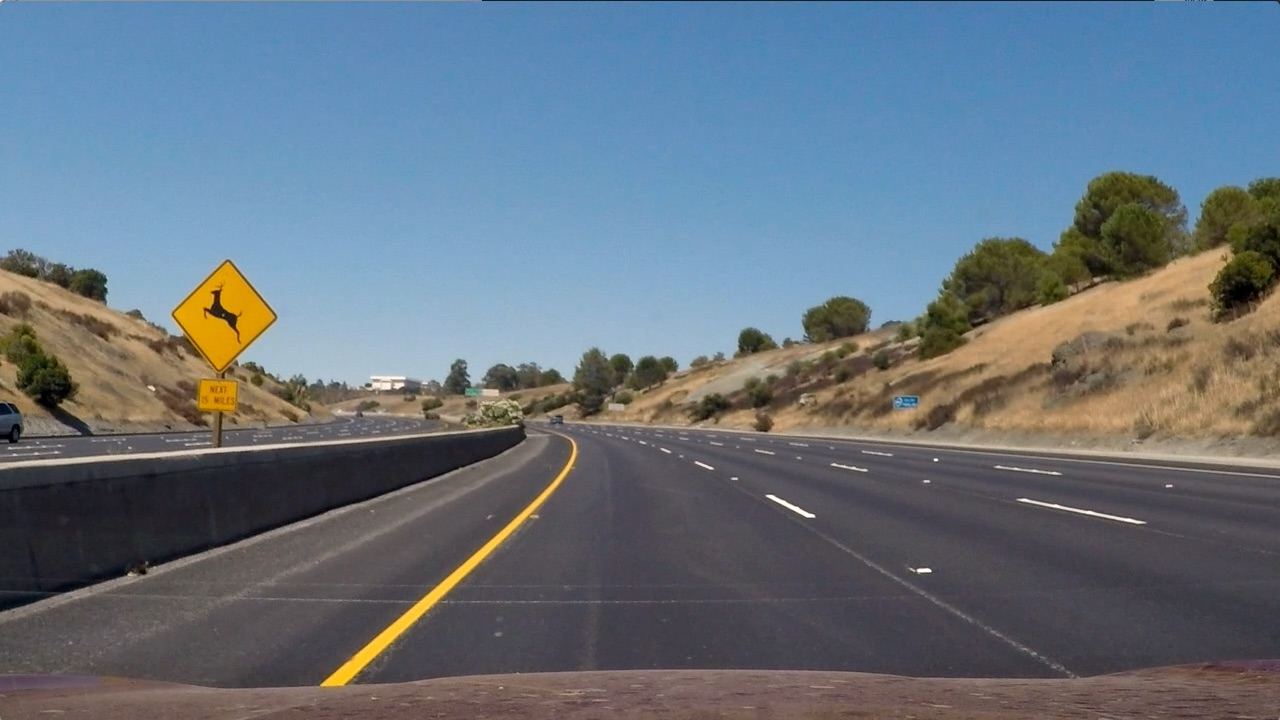
#> input picture test_images/test2.jpg, 1280 x 720 px
$ python run_4_lane.py   (Python 2 division)   (older library calls are emulated)
#> lines starting #> are read from the running program, lines starting #| are printed output that depends on the picture
### methods.py
import numpy as np
import cv2
import glob
import matplotlib.pyplot as plt
import matplotlib.image as mpimg
import pickle
from moviepy.editor import VideoFileClip
from tqdm import tqdm

def load_calibration():
    calib = pickle.load(open("calibration.pkl", "rb"))
    print("Calibration Loaded")
    return calib[0], calib[1]

#load calibration
mtx, dist = load_calibration()
#> (reads calibration.pkl from the repository)

img_size = (1280, 720)

def load_transforms():
    #load perspective vars
    src = np.float32([[  585.0-10,  460.0],
               [ 0.0,  720.0],
               [ 1280.0,  720.0],
               [ 695.0+10,  460.0]])

    dst = np.float32([[320, 0],
                      [320, 720],
                      [960, 720],
                        [960, 0]])

    M = cv2.getPerspectiveTransform(src, dst)
    Minv = cv2.getPerspectiveTransform(dst, src)
    return M, Minv

M, Minv = load_transforms()

def undistort(img):
    undist = cv2.undistort(img, mtx, dist)
    return undist

def fast_unwarp_lane(img):
    global dist, mtx, img_size
    undist = cv2.undistort(img, mtx, dist)
    out = cv2.warpPerspective(undist, M, img_size, flags=cv2.INTER_LINEAR)
    return out

# [23 lines left out: functions fast_warp_lane, process_video, plot_images, not called in this run]

def plot_images_save(fname, images):
    """ Helper routine which plots all images passed as array in a single row """
    print(len(images))
    m = len(images)
    n = len(images[0])

    fig, axes = plt.subplots(m, n, figsize=(10*n, 10*m))
    if m == 1:
        axes = [axes]
    fig.tight_layout()
    for ix in range(m):
        for iy in range(n):
            axes[ix][iy].imshow(images[ix][iy], cmap='gray')
            axes[ix][iy].axis('off')
    fig.savefig(fname)

def abs_sobel_thresh(img_gray, orient='x', ksize=3,  thresh=(20,100)):
    sobel = None
    if orient=='x':
        sobel = cv2.Sobel(img_gray, cv2.CV_64F, 1, 0, ksize=ksize)
    else:
        sobel = cv2.Sobel(img_gray, cv2.CV_64F, 0, 1, ksize=ksize)
    abs_sobel = np.absolute(sobel)
    scaled = np.uint8(255*abs_sobel/np.max(abs_sobel))

    binary_output = np.zeros_like(scaled)
    binary_output[(scaled >= thresh[0]) & (scaled <= thresh[1])] = 1

    return binary_output

def mag_thresh(gray, ksize=9, thresh=(20,80)):
    sobelx = cv2.Sobel(gray, cv2.CV_64F, 1, 0, ksize=ksize)
    sobely = cv2.Sobel(gray, cv2.CV_64F, 0, 1, ksize=ksize)
    abssolxy = np.sqrt(sobelx ** 2 + sobely ** 2)
    scaledxy = (abssolxy*255/np.max(abssolxy)).astype(np.uint8)
    binary_output = np.zeros_like(scaledxy)
    binary_output[(scaledxy >= thresh[0]) & (scaledxy <= thresh[1])] = 1
    return binary_output

def dir_thresh(gray, ksize=15, thresh=(0.0, np.pi/2)):
    sobelx = cv2.Sobel(gray, cv2.CV_64F, 1, 0, ksize=ksize)
    abssobelx = np.absolute(sobelx)
    sobely = cv2.Sobel(gray, cv2.CV_64F, 0, 1, ksize=ksize)
    abssobely = np.absolute(sobely)

    abssobelxy = np.arctan2(abssobely,abssobelx)

    binary_output = np.zeros(abssobelxy.shape, dtype=np.uint8)
    binary_output[(abssobelxy >= thresh[0]) & (abssobelxy <= thresh[1])] = 1
    return binary_output

def hsv_select(image_hsv):
    i_h = image_hsv[:,:,0]
    i_s = image_hsv[:,:,1]
    i_v = image_hsv[:,:,2]

    i_h = cv2.equalizeHist(i_h)
    i_s = cv2.equalizeHist(i_s)
    i_v = cv2.equalizeHist(i_v)

    res = np.zeros_like(i_h).astype(np.uint8)
    res[(i_s > 200)  & (i_v > 150) ]  = 1 #yellow only
    res[(i_s<80) & (i_v > 240)]  = 1 #white only

    return res

def hsv_debug(img):
    img_hsv = cv2.cvtColor(img, cv2.COLOR_RGB2HSV)
    i_h = img_hsv[:,:,0]
    i_s = img_hsv[:,:,1]
    i_v = img_hsv[:,:,2]

    i_h_e = cv2.equalizeHist(i_h)
    i_s_e = cv2.equalizeHist(i_s)
    i_v_e = cv2.equalizeHist(i_v)

    return i_h_e, i_s_e, i_v_e

def apply_stage_1(img_gray):
    x_image = abs_sobel_thresh(img_gray, orient='x', ksize=3, thresh=(20,200))
    y_image = abs_sobel_thresh(img_gray, orient='y', ksize=3, thresh=(20,200))
    xy_image = mag_thresh(img_gray, ksize=9, thresh=(20,100))
    dir_image = dir_thresh(img_gray, ksize=9, thresh=(0.7, 1.3))

    img_stage_1 = np.zeros_like(x_image)
    img_stage_1[(x_image == 1) | ((xy_image == 1) & (dir_image == 1))]  = 1 #dir_image is not working after lot of trials and error.
    #img_stage_1[((x_image == 1) | (y_image == 1))]  = 1
    return img_stage_1

def apply_thresholds(img):
    img = cv2.undistort(img, mtx, dist, None, mtx)
    img_hsv = cv2.cvtColor(img, cv2.COLOR_RGB2HSV)
    img_hsv_s = cv2.equalizeHist(img_hsv[:,:,2])

    stage_1 = apply_stage_1(img_hsv_s) #sending S channel as gray for sobel thresholding
    stage_2 = hsv_select(img_hsv)

    # hsv is generally better overall. x/y only on certain occasions.
    #res = (stage_1 * 72) + (stage_2 * 182) # lot of trials, got this. hsv is prominent, but xy sobel is when hsv is not working.
    res = stage_1 + stage_2
    binary_out = np.zeros_like(res)
    binary_out[res > 100] = 1
    return res, stage_1, stage_2

### methods_sliding_window.py

import numpy as np
import cv2
import glob
import matplotlib.pyplot as plt
import matplotlib.image as mpimg
import pickle
from moviepy.editor import VideoFileClip
from tqdm import tqdm
from methods import *


class Line:
    def __init__(self):
        self.lane_inds = []
        #polynomial coefficients averaged over the last n iterations
        self.best_fit = None
        #polynomial coefficients for the most recent fit
        self.current_fit = np.array([False])
        self.previous_fit = []
        #radius of curvature of the line in some units
        self.radius_of_curvature = 0
        #error between current_fit and previous_fit
        self.curr_err = 0.0

class Lane:


    def __init__(self):
        self.left = Line()
        self.right = Line()
        self.debug_image = np.zeros((1080, 1920, 3), dtype=np.uint8)

    def binary_warped(self, img):
        res, st1, st2 = apply_thresholds(img)
        res_rgb = np.dstack((res, res, res))*255
        st1_rgb = np.dstack((st1, st1, st1))*255
        st2_rgb = np.dstack((st2, st2, st2))*255
        lane = fast_unwarp_lane(res_rgb)
        st1_uw = fast_unwarp_lane(st1_rgb)
        st2_uw = fast_unwarp_lane(st2_rgb)

        binary_warped = lane[:,:,2]


        #following only used for debugging pipeline
        self.debug_image[840:1080,   0:320] = cv2.resize(st1_uw, (320, 240), interpolation=cv2.INTER_AREA)
        self.debug_image[840:1080, 320:640] = cv2.resize(st2_uw, (320, 240), interpolation=cv2.INTER_AREA)
        self.debug_image[840:1080, 640:960] = cv2.resize(lane, (320, 240), interpolation=cv2.INTER_AREA)


        cv2.rectangle(self.debug_image,(0,840),(320,1080),(0,255,255), 2)
        cv2.rectangle(self.debug_image,(320,840),(640,1080),(0,255,255), 2)
        cv2.rectangle(self.debug_image,(640,840),(960,1080),(0,255,255), 2)

        a,b,c = hsv_debug(img)
        a = fast_unwarp_lane(np.dstack((a,a,a))*255)
        b = fast_unwarp_lane(np.dstack((b,b,b))*255)
        c = fast_unwarp_lane(np.dstack((c,c,c))*255)
        self.debug_image[0:240, 1600:1920] = cv2.resize(a, (320, 240), interpolation=cv2.INTER_AREA)
        self.debug_image[240:480,  1600:1920] = cv2.resize(b, (320, 240), interpolation=cv2.INTER_AREA)
        self.debug_image[480:720,  1600:1920] = cv2.resize(c, (320, 240), interpolation=cv2.INTER_AREA)

        return binary_warped

    # [14 lines left out: function sliding_window, not called in this run]


    def sliding_first(self, binary_warped):
        # Takins in binary warped, and returns sliding window drawn image with
        # left right inds colored

        # Take a histogram of the bottom half of the image
        histogram = np.sum(binary_warped[binary_warped.shape[0]/2:,:], axis=0)
        # Create an output image to draw on and  visualize the result
        out_img = np.dstack((binary_warped, binary_warped, binary_warped))*255
        # Find the peak of the left and right halves of the histogram
        # These will be the starting point for the left and right lines
        midpoint = np.int(histogram.shape[0]/2)
        leftx_base = np.argmax(histogram[:midpoint])
        rightx_base = np.argmax(histogram[midpoint:]) + midpoint

        # Choose the number of sliding windows
        nwindows = 9
        # Set height of windows
        window_height = np.int(binary_warped.shape[0]/nwindows)
        # Identify the x and y positions of all nonzero pixels in the image
        nonzero = binary_warped.nonzero()
        nonzeroy = np.array(nonzero[0])
        nonzerox = np.array(nonzero[1])
        # Current positions to be updated for each window
        leftx_current = leftx_base
        rightx_current = rightx_base
        # Set the width of the windows +/- margin
        margin = 100
        # Set minimum number of pixels found to recenter window
        minpix = 50
        # Create empty lists to receive left and right lane pixel indices
        self.left.lane_inds = []
        self.right.lane_inds = []

        # Step through the windows one by one
        for window in range(nwindows):
            # Identify window boundaries in x and y (and right and left)
            win_y_low = binary_warped.shape[0] - (window+1)*window_height
            win_y_high = binary_warped.shape[0] - window*window_height
            win_xleft_low = leftx_current - margin
            win_xleft_high = leftx_current + margin
            win_xright_low = rightx_current - margin
            win_xright_high = rightx_current + margin
            # Draw the windows on the visualization image
            cv2.rectangle(out_img,(win_xleft_low,win_y_low),(win_xleft_high,win_y_high),(0,255,0), 2)
            cv2.rectangle(out_img,(win_xright_low,win_y_low),(win_xright_high,win_y_high),(0,255,0), 2)
            # Identify the nonzero pixels in x and y within the window
            good_left_inds = ((nonzeroy >= win_y_low) & (nonzeroy < win_y_high) & (nonzerox >= win_xleft_low) & (nonzerox < win_xleft_high)).nonzero()[0]
            good_right_inds = ((nonzeroy >= win_y_low) & (nonzeroy < win_y_high) & (nonzerox >= win_xright_low) & (nonzerox < win_xright_high)).nonzero()[0]
            # Append these indices to the lists
            self.left.lane_inds.append(good_left_inds)
            self.right.lane_inds.append(good_right_inds)
            # If you found > minpix pixels, recenter next window on their mean position
            if len(good_left_inds) > minpix:
                leftx_current = np.int(np.mean(nonzerox[good_left_inds]))
            if len(good_right_inds) > minpix:
                rightx_current = np.int(np.mean(nonzerox[good_right_inds]))

        # Concatenate the arrays of indices
        self.left.lane_inds = np.concatenate(self.left.lane_inds)
        self.right.lane_inds = np.concatenate(self.right.lane_inds)

        # Extract left and right line pixel positions
        leftx = nonzerox[self.left.lane_inds]
        lefty = nonzeroy[self.left.lane_inds]
        rightx = nonzerox[self.right.lane_inds]
        righty = nonzeroy[self.right.lane_inds]

        # Fit a second order polynomial to each
        self.left.current_fit = np.polyfit(lefty, leftx, 2)
        self.right.current_fit = np.polyfit(righty, rightx, 2)

        # Generate x and y values for plotting
        ploty = np.linspace(0, binary_warped.shape[0]-1, binary_warped.shape[0] )
        left_fitx = self.left.current_fit[0]*ploty**2 + self.left.current_fit[1]*ploty + self.left.current_fit[2]
        right_fitx = self.right.current_fit[0]*ploty**2 + self.right.current_fit[1]*ploty + self.right.current_fit[2]

        out_img[nonzeroy[self.left.lane_inds], nonzerox[self.left.lane_inds]] = [255, 0, 0]
        out_img[nonzeroy[self.right.lane_inds], nonzerox[self.right.lane_inds]] = [0, 0, 255]

        return out_img

    # [189 lines left out: functions sliding_next, draw_search_window_area, process_fits, draw_curvature, draw_projection, draw_lane_deviation, not called in this run]

### run_4_lane.py
from methods import *
from methods_sliding_window import *
import numpy as np
import matplotlib.pyplot as plt
from moviepy.editor import VideoFileClip
import glob
import cv2
import matplotlib.image as mpimg

lane = Lane()

def process(img):
    out = lane.binary_warped(img)
    out = lane.sliding_first(out)
    return out


if __name__ == "__main__":
    """
    #inp = "project_small"
    inp = "project_video"

    process_video(infile=inp + ".mp4",
              outfile=inp + "_threshold.mp4",
              method=thresh)
    """
    files = glob.glob("test_images/test2.jpg")

    print(files)
    images = []
    for ix, fname in enumerate(files):
        img = mpimg.imread(fname)
#> img is the input picture: shape (720, 1280, 3); mean R, G, B 102.8, 114.6, 125.5

        t = process(img)
#> in apply_stage_1, `x_image = abs_sobel_thresh(img_gray, orient='x', ksize=3, thresh=(20,2..`:
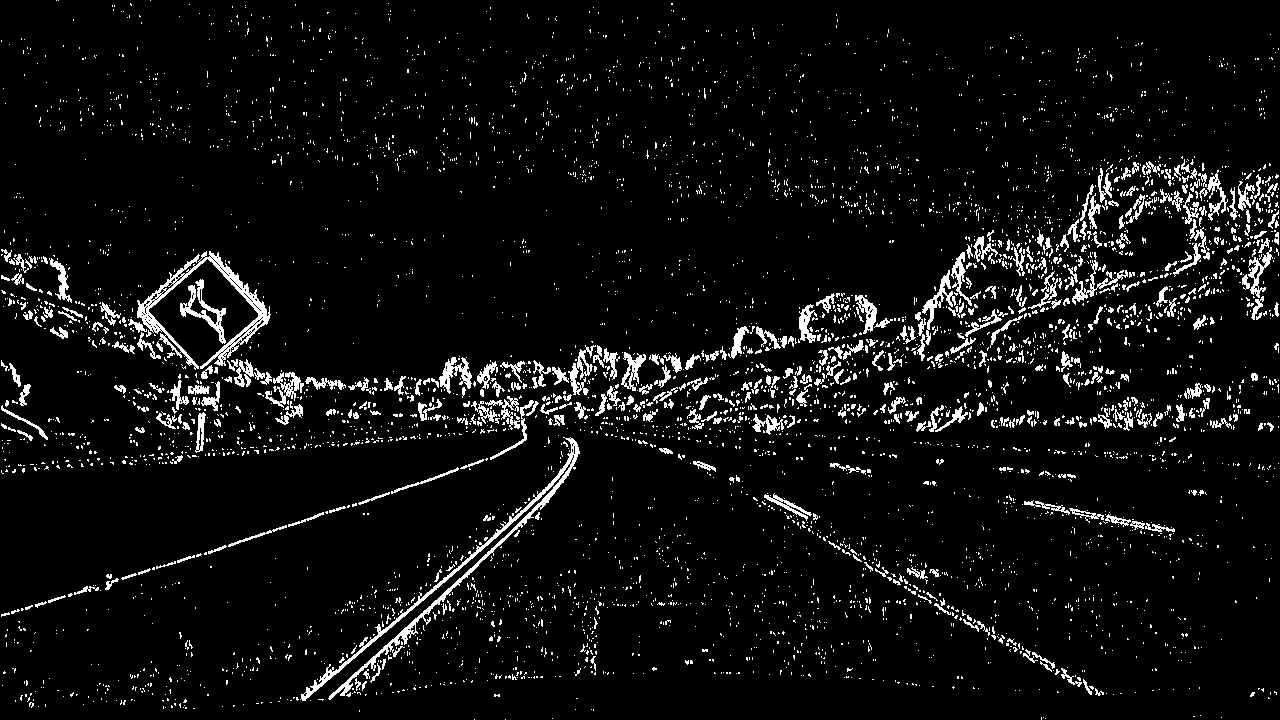
#> x_image: shape (720, 1280); values 0 (black) and 1 (white), 5.8% white in thin lines or dots
#> in hsv_select, `i_v = image_hsv[:,:,2]`:
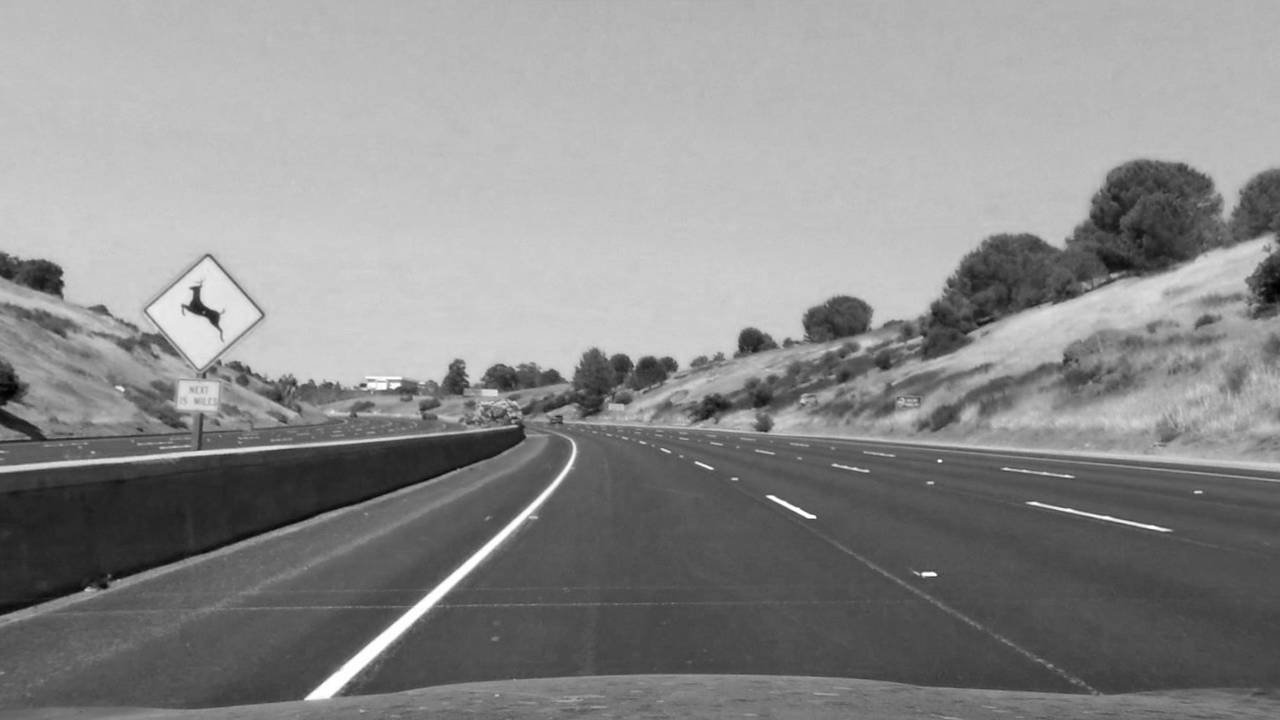
#> i_v: shape (720, 1280); min 0, max 255, mean 139.4
#> in hsv_debug, `i_h = img_hsv[:,:,0]`:
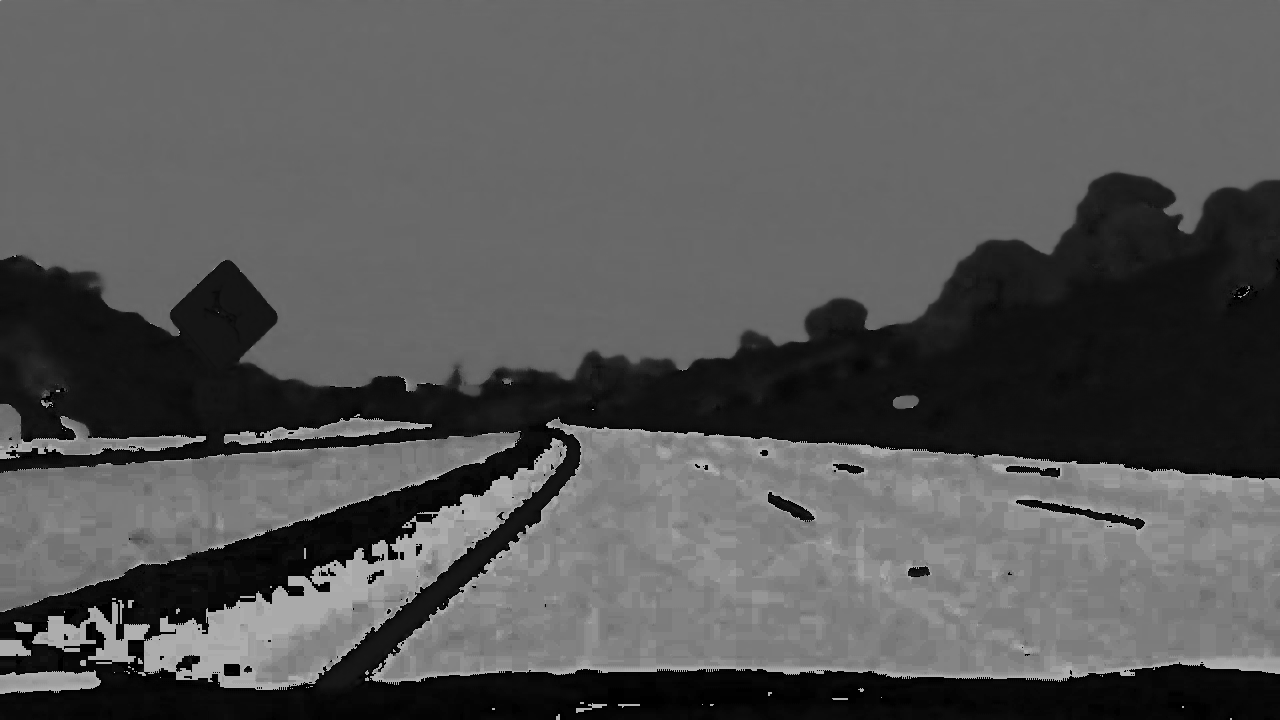
#> i_h: shape (720, 1280); min 0, max 179, mean 86.2
#> in hsv_debug, `i_s = img_hsv[:,:,1]`:
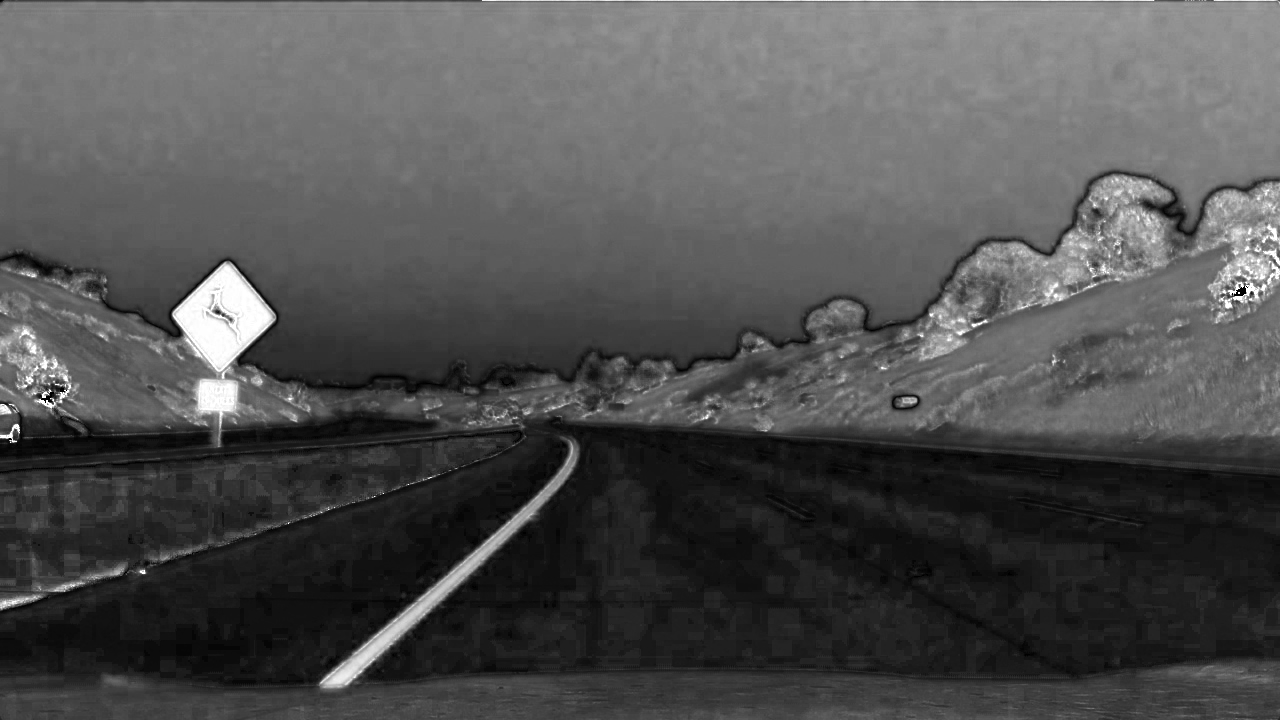
#> i_s: shape (720, 1280); min 0, max 255, mean 80.3
#> in sliding_first, `histogram = np.sum(binary_warped[binary_warped.shape[0]/2:,:], axis=0)`: histogram = 1280 values, max 65280 at index 436, min 3 at index 315, mean 8388.9
#> in sliding_first, `leftx_base = np.argmax(histogram[:midpoint])`: leftx_base = 436
#> in sliding_first, `rightx_base = np.argmax(histogram[midpoint:]) + midpoint`: rightx_base = 885
#> in sliding_first, `nonzero = binary_warped.nonzero()`: nonzero = 164137 positions, rows 0 to 719, columns 0 to 1279
#> in sliding_first, `leftx_current = leftx_base`: leftx_current = 436
#> in sliding_first, `rightx_current = rightx_base`: rightx_current = 885
#> the loop in sliding_first, `for window in range(nwindows):` made 9 passes
#> (win_xleft_low, win_xleft_high, win_xright_low, win_xright_high, leftx_current, rightx_current) on passes 1 to 8: (336, 536, 785, 985, 455, 886), (355, 555, 786, 986, 447, 895), (347, 547, 795, 995, 428, 906), (328, 528, 806, 1006, 421, 911), (321, 521, 811, 1011, 405, 900), (305, 505, 800, 1000, 381, 906), (281, 481, 806, 1006, 352, 896), (252, 452, 796, 996, 328, 903)
        images.append([img, t])

    plot_images_save("output_images/4_process.png", images)
#| 1
#> in plot_images_save, `m = len(images)`: m = 1
#> in plot_images_save, `n = len(images[0])`: n = 2
